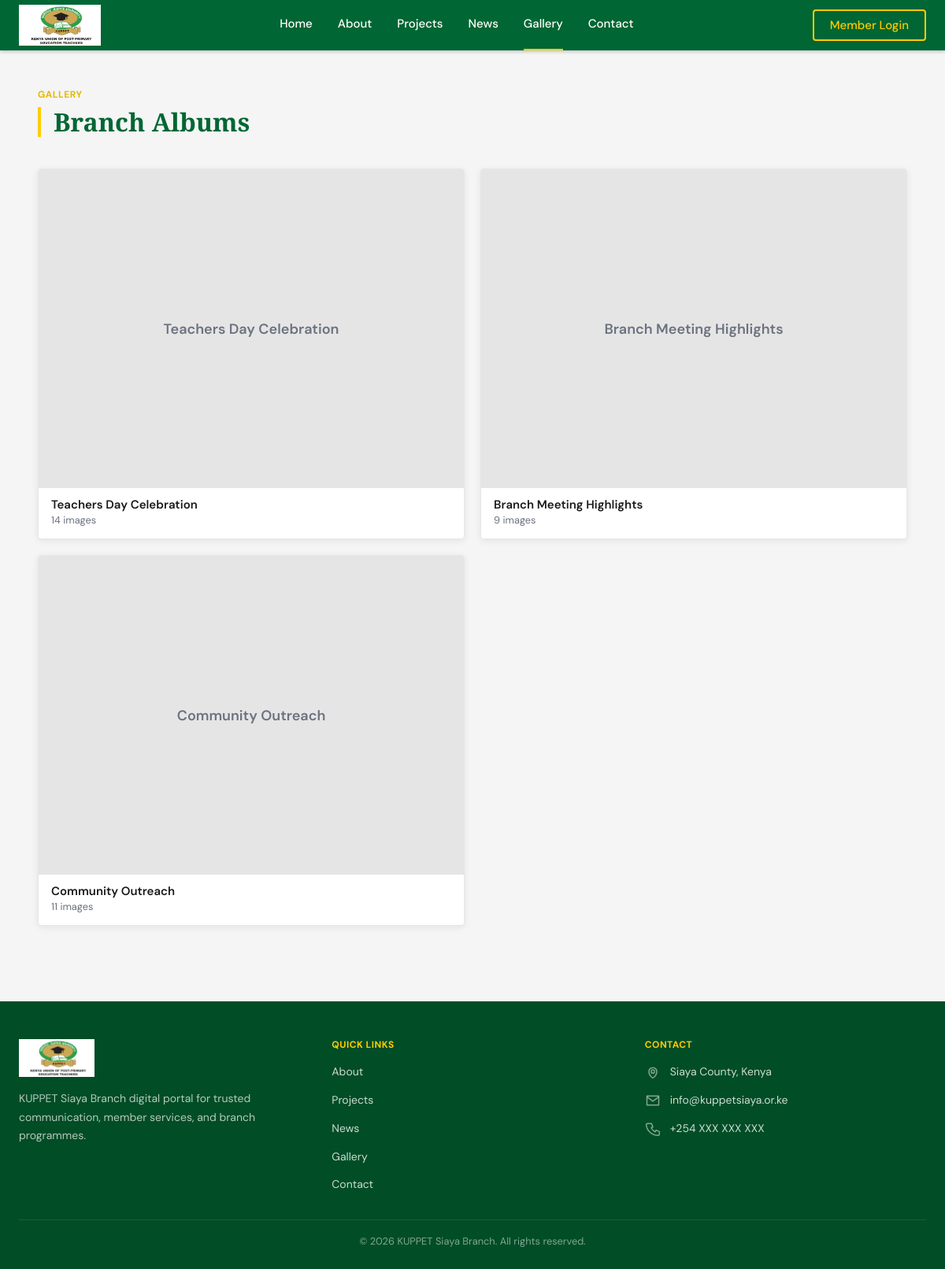
/gallery/, run on an earlier commit of the app's database.
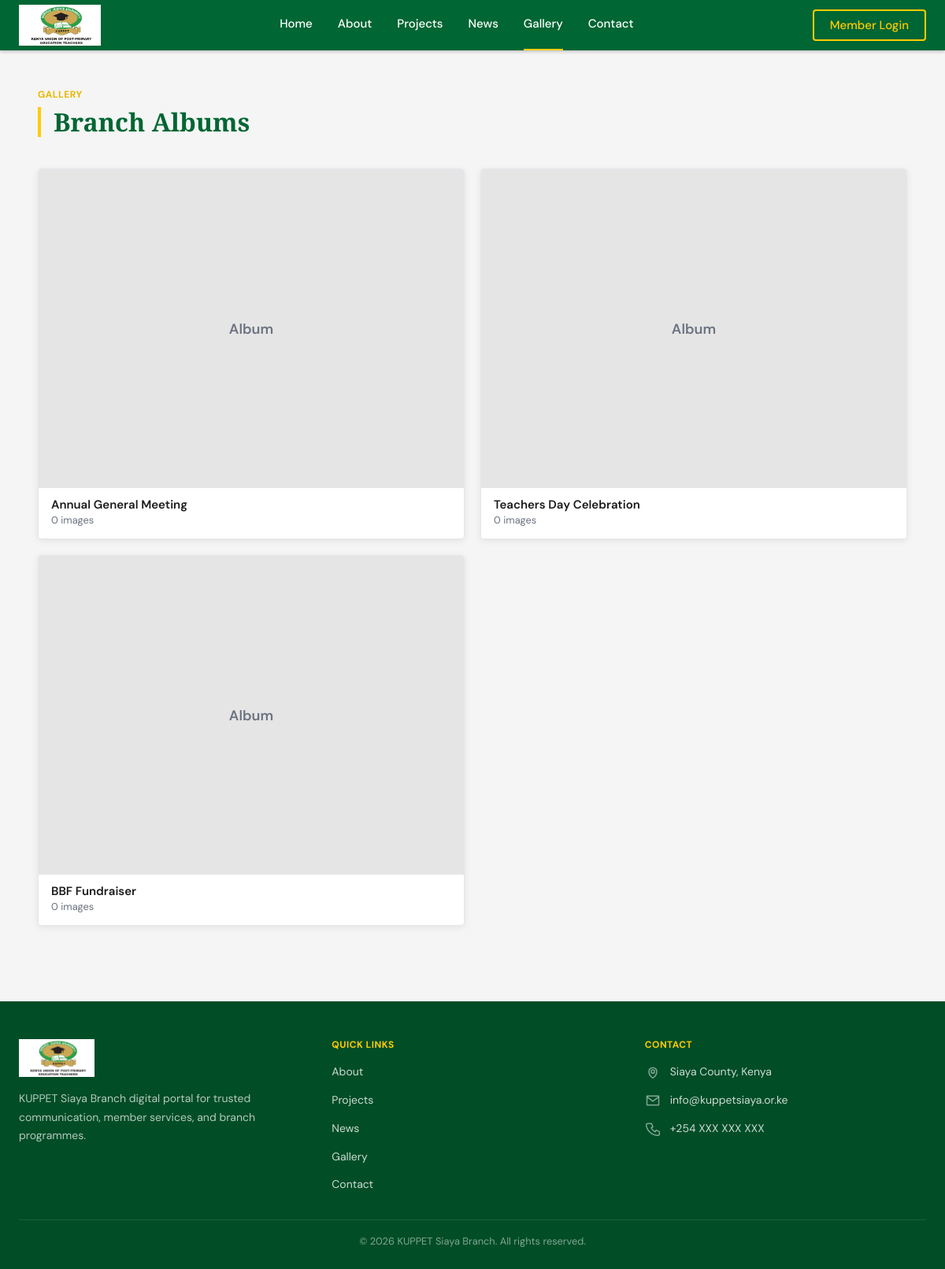
And on a later commit of the database.
### core/models.py (models this page shows, shortened)
class GalleryAlbum(models.Model):
    title = models.CharField(max_length=200)
    slug = models.SlugField(unique=True, max_length=200)
    description = models.TextField(blank=True)
    cover_image = models.ImageField(upload_to='gallery_covers/', blank=True, null=True)

### core/views.py (the view)
# urls.py: path('gallery/', views.gallery, name='gallery'),
def gallery(request):
    albums = GalleryAlbum.objects.prefetch_related("images").all()
    context = {
        "albums": albums,
        "placeholder_albums": [] if albums else PLACEHOLDER_ALBUMS,
    }
    return render(request, "core/gallery.html", context)

### templates/core/gallery.html (shortened to what this page needs)
{% extends 'base.html' %}
{% block content %}
<section class="section-shell section-shell--tight">
    <div class="page-shell">
        <div class="section-heading">
            <span class="section-heading__eyebrow">Gallery</span>
            <h1 class="section-heading__title">Branch Albums</h1>
        </div>
        {% if albums %}
            <div class="album-grid">
                {% for album in albums %}
                    <article class="album-card">
                        <a href="{% if album.slug %}{% url 'gallery_album' album.slug %}{% else %}{% url 'gallery' %}{% endif %}" class="album-card__cover" aria-label="View {{ album.title }} album">
                            {% if album.cover_image %}
                                <img src="{{ album.cover_image.url }}" alt="{{ album.title }}">
                            {% elif album.images.first %}
                                <img src="{{ album.images.first.image.url }}" alt="{{ album.title }}">
                            {% else %}
                                <div class="album-card__placeholder">Album</div>
                            {% endif %}
                        </a>
                        <div class="album-card__body">
                            <h3 class="album-card__title">{{ album.title }}</h3>
                            <p class="album-card__meta">{{ album.images.count }} image{{ album.images.count|pluralize }}</p>
                        </div>
                    </article>
                {% endfor %}
            </div>
        {% elif placeholder_albums %}
            <div class="album-grid">
                {% for album in placeholder_albums %}
                    <article class="album-card">
                        <div class="album-card__cover">
                            <div class="album-card__placeholder">{{ album.title }}</div>
                        </div>
                        <div class="album-card__body">
                            <h3 class="album-card__title">{{ album.title }}</h3>
                            <p class="album-card__meta">{{ album.image_count }} images</p>
                        </div>
                    </article>
                {% endfor %}
            </div>
        {% endif %}
    </div>
</section>
{% endblock %}

What changed in the data, as far as the page shows it:
added GalleryAlbum: cover_image "Album", title "Annual General Meeting", images.count "0"
added GalleryAlbum: cover_image "Album", title "Teachers Day Celebration", images.count "0"
added GalleryAlbum: cover_image "Album", title "BBF Fundraiser", images.count "0"
Also different on the page:
list line gone: "Teachers Day Celebration Teachers Day Celebration 14 images"
list line gone: "Branch Meeting Highlights Branch Meeting Highlights 9 images"
list line gone: "Community Outreach Community Outreach 11 images"
